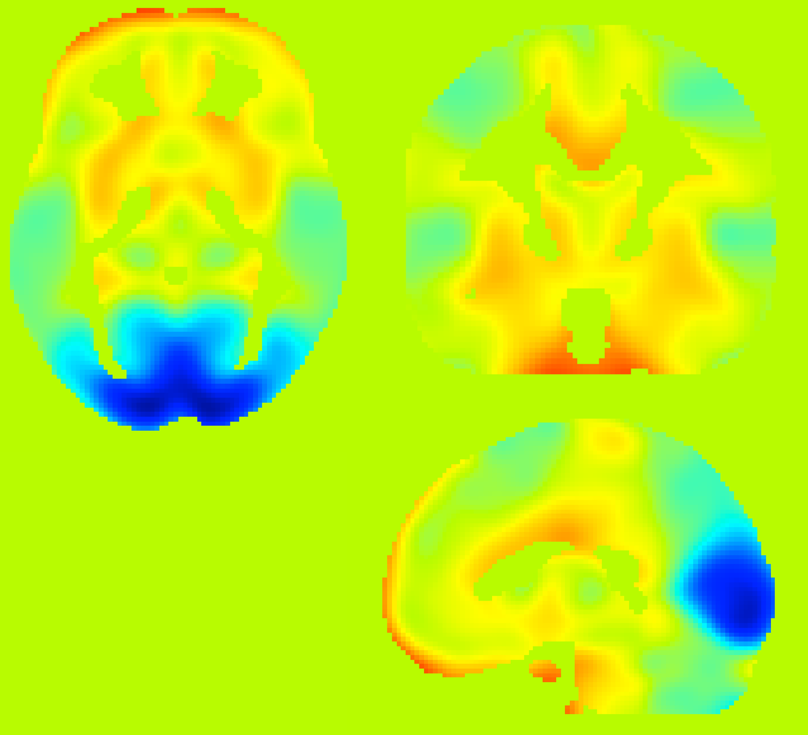
#> input picture images/PC_0.png, 2424 x 2204 px (shown at 1/3 size)
$ python -i visualization.py   (imports and definitions only)
#> lines starting #> are read from the running program, lines starting #| are printed output that depends on the picture
#> further down, picture is the input picture: shape (2204, 2424, 3); mean B, G, R 25.4, 240.6, 182.6

import numpy as np
import pandas as pd
import matplotlib.pyplot as plt
import seaborn as sns
import scipy
from scipy.stats import ttest_ind
import nibabel as nib
from matplotlib.colors import Normalize, to_rgba


# [42 lines left out: functions plot_comparisons, plot_slice_image_array, not called in this run]

def plot_several_axes_image_array(array, slice_idxs:tuple=None, rotations:tuple=None, cmap=None, title:str=None, save_name:str=None):
    """
    Plot one slice per axis in a 3D image.
    Args:
        array: numpy array of the image
        slice_idxs: choose slice index to plot. Default is middle slice.
        rotations: angles to rotate the slices. Direction contrary to watch.
    """

    if len(array.shape) != 3:
        raise ValueError(f'Input image data ({title}) must be 3D')

    #plt.ion()
    # Create subplots for different views
    fig, axes = plt.subplots(1, 3, figsize=(15, 5))
    fig.suptitle(title)

    # Get min and max of array
    vmin = np.min(array)
#> vmin = 0
    vmax = np.max(array)
#> vmax = 255

    if slice_idxs == None:
        xy_idx = array.shape[2] // 2
#> xy_idx = 1
        xz_idx = array.shape[1] // 2
#> xz_idx = 1212
        yz_idx = array.shape[0] // 2
#> yz_idx = 1102

        slice_idxs = [xy_idx, xz_idx, yz_idx]
#> slice_idxs = [1, 1212, 1102]

    # Choose slice indices for different views
    slice_xy = array[:, :, slice_idxs[0]]
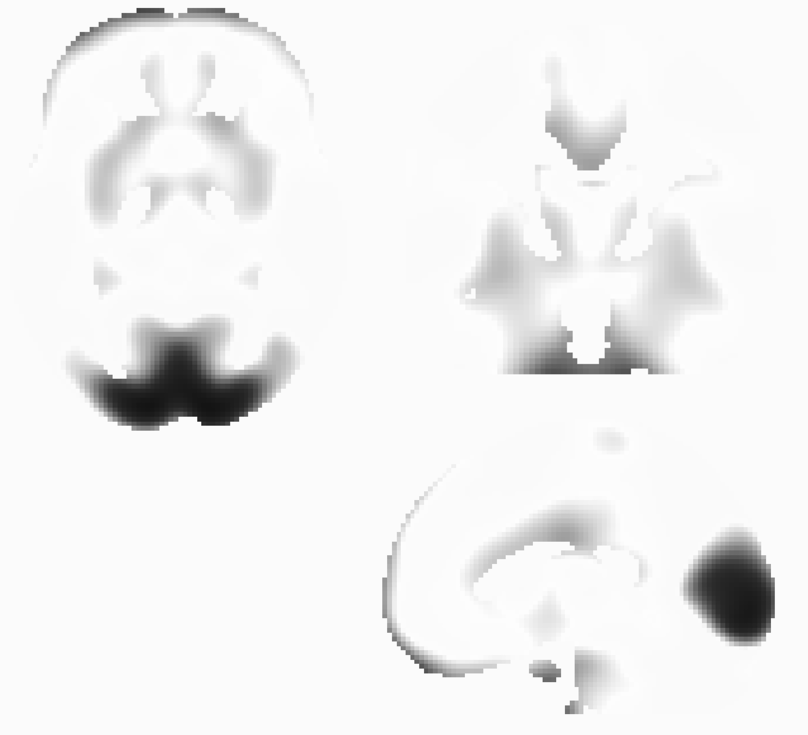
#> slice_xy: shape (2204, 2424) (shown at 1/3 size); min 6, max 255, mean 240.6
    slice_xz = array[:, slice_idxs[1], :]
#> slice_xz = 2204 rows, first 8: [0, 251, 184], [0, 251, 184], [0, 251, 184], [0, 251, 184], [0, 251, 184], [0, 251, 184], [0, 251, 184], [0, 251, 184]
    slice_yz = array[slice_idxs[2], :, :]
#> slice_yz = 2424 rows, first 8: [0, 251, 183], [0, 251, 184], [0, 251, 184], [0, 251, 184], [0, 251, 184], [0, 251, 184], [0, 251, 184], [0, 251, 184]

    # Rotate slices if needed
    if rotations:
        slice_xy = scipy.ndimage.rotate(slice_xy, rotations[0])
        slice_xz = scipy.ndimage.rotate(slice_xz, rotations[1])
        slice_yz = scipy.ndimage.rotate(slice_yz, rotations[2])


    # Plot slices for each view
    im0 = axes[0].imshow(slice_xy, cmap=cmap, vmin=vmin, vmax=vmax)
    axes[0].set_title('XY Plane')
    axes[0].set_xlabel('X')
    axes[0].set_ylabel('Y')
    axes[0].set_xticks([])
    axes[0].set_yticks([])

    axes[1].imshow(slice_xz, cmap=cmap, vmin=vmin, vmax=vmax)
    axes[1].set_title('XZ Plane')
    axes[1].set_xlabel('X')
    axes[1].set_ylabel('Z')
    axes[1].set_xticks([])
    axes[1].set_yticks([])

    axes[2].imshow(slice_yz, cmap=cmap, vmin=vmin, vmax=vmax)
    axes[2].set_title('YZ Plane')
    axes[2].set_xlabel('Y')
    axes[2].set_ylabel('Z')
    axes[2].set_xticks([])
    axes[2].set_yticks([])

    plt.colorbar(im0, cax=plt.axes([0.02, 0.12, 0.02, 0.7]), anchor=(vmin, vmax))

    if save_name:
        plt.savefig(save_name)
    plt.show(block=False)
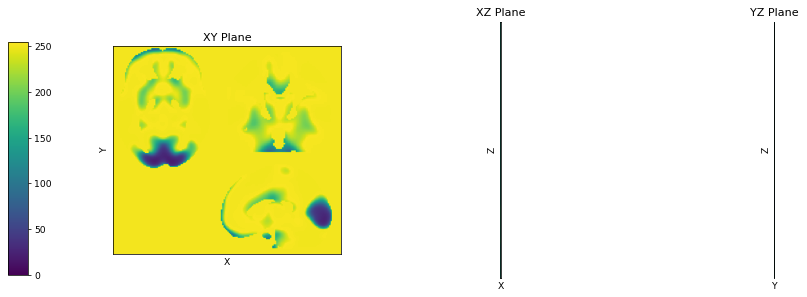
#> figure drawn by matplotlib, 4 panels

# [115 lines left out: functions plot_mri_pet, plot_2_img, not called in this run]

>>> import cv2
>>> picture = cv2.imread('../images/PC_0.png')
>>> result = plot_several_axes_image_array(picture)
